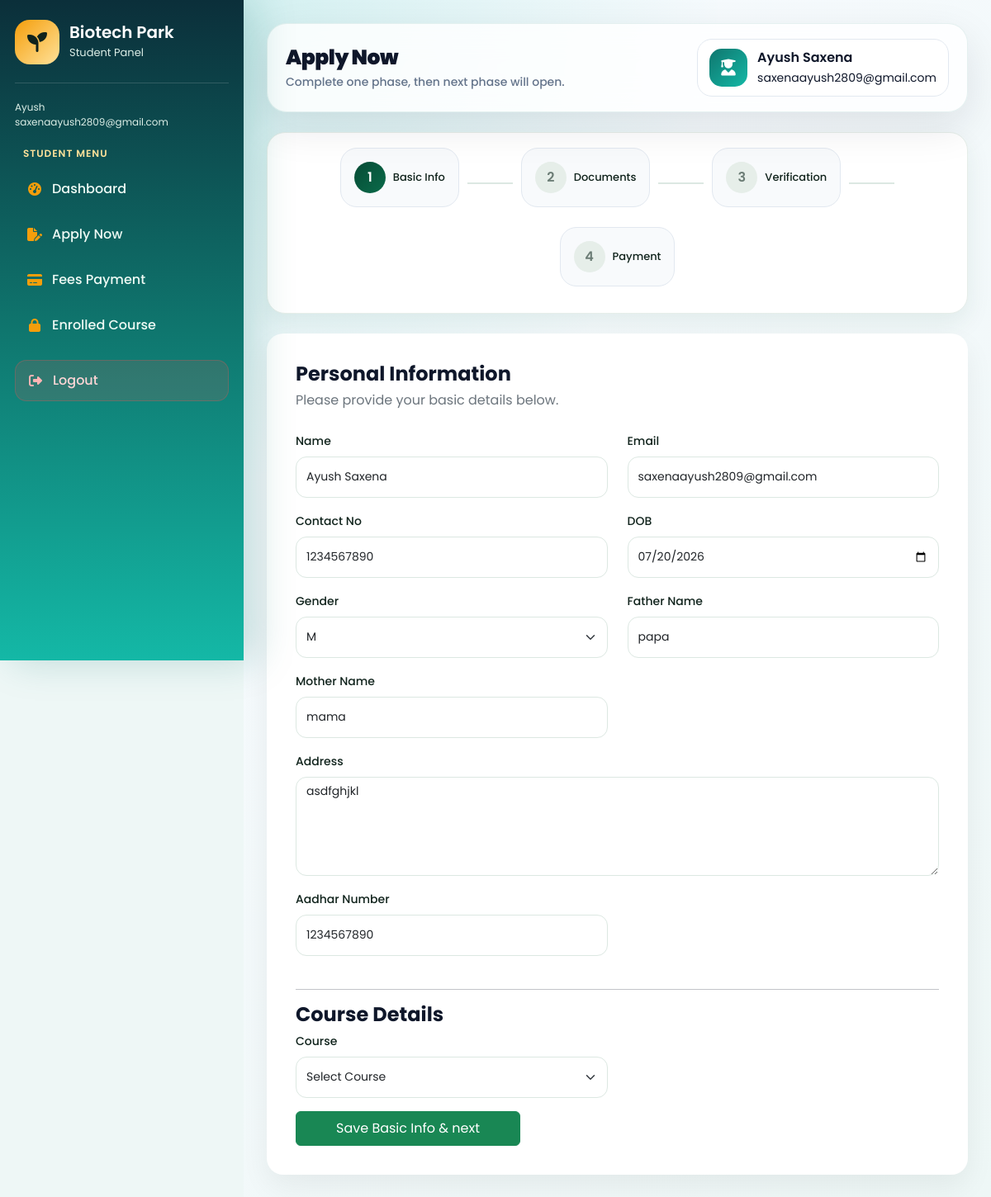
The app's page /apply1/ (signed in) with its own data.
### myapp/models.py (models this page shows, shortened)
class tbll_student(models.Model):
    sid=models.IntegerField(primary_key=True,auto_created=True)
    name=models.CharField(max_length=225)
    emailaddress=models.EmailField(max_length=225)
    password=models.CharField(max_length=16)
    contact_no=models.IntegerField()
    gender=models.CharField(max_length=2)
    dob=models.CharField(max_length=15)
    f_name=models.CharField(max_length=225,null=True)
    m_name=models.CharField(max_length=225,null=True)
    address=models.CharField(max_length=500,null=True)
    aadhar_no=models.IntegerField(max_length=15,null=True)
    aadhar_pic=models.FileField(upload_to='student_documents',null=True)
    session=models.CharField(max_length=50,null=True)
    course=models.CharField(max_length=500,null=True)
    course_duration=models.CharField(max_length=50,null=True)
    hs_percentage=models.CharField(max_length=20)
    hs_marksheet=models.FileField(upload_to='student_documents',null=True)
    inter_percentage=models.CharField(max_length=20,null=True)
    inter_marksheet=models.FileField(upload_to='student_documents',null=True)
    profile_pic=models.FileField(upload_to='student_documents',null=True)
    sign=models.FileField(upload_to='student_documents',null=True)
    fees=models.IntegerField(null=True)
    fees_status=models.CharField(max_length=20,default="Unpaid")
    payment_id=models.CharField(max_length=100,null=True,blank=True)
    payment_date=models.DateTimeField(null=True,blank=True)
    application_status = models.CharField(max_length=20,default="Pending")

### myapp/views.py (the view, shortened to what this page needs)
# urls.py: path('apply1/',apply1,name='apply1'),
@cache_control(no_cache=True, must_revalidate=True, no_store=True)
def apply1(request):
    sid = request.session.get("studentid")
    if not sid:
        return redirect("studentlogin")
    data = tbll_student.objects.filter(emailaddress=sid).first()
    ab = tbl_course.objects.all()
    ad = session.objects.all()
    context = {
        "data": data,
        "ab": ab
    }
    return render(request, "student/apply1.html", context)

### myapp/templates/student/apply1.html (shortened to what this page needs)
{% extends 'student/studentlayout.html' %}
{% block student %}
<div class="main-content">
    <div class="topbar">
        <div class="d-flex align-items-center gap-3">
            <div>
                <h2>Apply Now</h2>
                <p>Complete one phase, then next phase will open.</p>
            </div>
        </div>
        <div class="profile-pill">
            <div class="profile-icon">
                <i class="fa-solid fa-user-graduate"></i>
            </div>
            <div>
                <strong>{{ data.name }}</strong>
                <br>
                <small>{{ data.emailaddress }}</small>
            </div>
        </div>
    </div>
    <div class="step-progress">
        <div class="step-box active">
            <div class="step-circle">1</div><span>Basic Info</span>
        </div>
        <div class="step-line"></div>
        <div class="step-box">
            <div class="step-circle">2</div><span>Documents</span>
        </div>
        <div class="step-line"></div>
        <div class="step-box ">
            <div class="step-circle">3</div><span>Verification</span>
        </div>
        <div class="step-line"></div>
        <div class="step-box ">
            <div class="step-circle">4</div><span>Payment</span>
        </div>
    </div>
    <div class="apply-wrapper">
        <h4>Personal Information</h4>
        <p>Please provide your basic details below.</p>
        <form method="POST">
            <div class="row">
                <div class="col-md-6 mb-3">
                    <label class="form-label">Name</label>
                    <input type="text" name="name" class="form-control" value="{{ data.name }}">
                </div>
                <div class="col-md-6 mb-3">
                    <label class="form-label">Email</label>
                    <input type="email" name="emailaddress" class="form-control" value="{{ data.emailaddress }}"
                        readonly>
                </div>
                <div class="col-md-6 mb-3">
                    <label class="form-label">Contact No</label>
                    <input type="text" name="mobile" class="form-control" value="{{ data.contact_no }}">
                </div>
                <div class="col-md-6 mb-3">
                    <label class="form-label"> DOB</label>
                    <input type="date" name="dob" class="form-control" value="{{data.dob}}" required>
                </div>
                <div class="col-md-6 mb-3">
                    <label class="form-label">Gender</label>
                    <select class="form-select" name="gender" value="{{data.gender}}" required>
                        <option >{{data.gender}}</option>
                    </select>
                </div>
                <div class="col-md-6 mb-3">
                    <label class="form-label">Father Name</label>
                    <input type="text" name="f_name" class="form-control" value="{{data.f_name}}" required>
                </div>
                <div class="col-md-6 mb-3">
                    <label class="form-label">Mother Name</label>
                    <input type="text" name="m_name" class="form-control" value="{{data.m_name}}" required>
                </div>
                <div class="col-12 mb-3">
                    <label class="form-label">Address</label>
                    <textarea class="form-control" name="address" required>{{data.address}}</textarea>
                </div>
                <div class="col-md-6 mb-4">
                    <label class="form-label">Aadhar Number</label>
                    <input type="text" name="aadhar_no" class="form-control" value="{{data.aadhar_no}}" required>
                </div>
            </div>
            <hr>
            <h4>Course Details</h4>
            <div class="row">
                <div class="col-md-6 mb-3">
                    <label class="form-label">Course</label>
                    <select class="form-select" name="course" required>
                        <option value="">Select Course</option>
                    </select>
                </div>
            </div>
            <input type="submit" class="btn btn-success px-5 py-2" value="Save Basic Info & next" />
        </form>
    </div>
</div>
{% endblock %}

### myapp/templates/student/studentlayout.html (style rules this page uses)
:root { --green: #0f766e; --green2: #14b8a6; --gold: #f59e0b; --light: #eef7f6; --dark: #12302f; --muted: #64748b; }
* { margin: 0; padding: 0; box-sizing: border-box; font-family: "Poppins", sans-serif; }
body { background: var(--light); color: var(--dark); overflow-x: hidden; }
.main-content { width: calc(100% - 295px); margin-left: 295px; padding: 26px; }
.topbar { background: #fff; border-radius: 22px; padding: 18px 22px; box-shadow: 0 12px 32px rgba(15, 118, 110, 0.1); display: flex; justify-content: space-between; align-items: center; gap: 18px; margin-bottom: 24px; border: 1px solid #d8efec; }
.topbar h2 { font-weight: 600; margin: 0; font-size: 25px; }
.topbar p { margin: 4px 0 0; color: var(--muted); font-weight: 400; font-size: 14px; }
.profile-pill { display: flex; align-items: center; gap: 12px; background: #e6fffb; padding: 10px 14px; border-radius: 50px; }
.profile-icon { width: 42px; height: 42px; border-radius: 50%; background: linear-gradient(135deg, var(--green), var(--green2)); color: #fff; display: grid; place-items: center; }
.profile-pill strong { font-weight: 600; }
.form-label { font-weight: 500; color: #10231c; font-size: 14px; }
.form-control, .form-select { height: 48px; border-radius: 13px; border: 1px solid #dce8e2; font-size: 14px; }
textarea.form-control { min-height: 105px; height: auto; }
:root { --primary: #0f766e; --primary2: #14b8a6; --dark: #0f172a; --muted: #64748b; --bg: #f4f8fb; --white: #fff; --shadow: 0 18px 50px rgba(15, 23, 42, 0.1); }
.main-content { background: radial-gradient(circle at top left, rgba(20, 184, 166, 0.16), transparent 34%), linear-gradient(135deg, #f8fbff, #eef7f6); min-height: 100vh; padding: 28px; }
.topbar { background: rgba(255, 255, 255, 0.82); backdrop-filter: blur(18px); border: 1px solid rgba(15, 118, 110, 0.1); border-radius: 24px; padding: 18px 22px; margin-bottom: 24px; box-shadow: var(--shadow); display: flex; justify-content: space-between; align-items: center; gap: 18px; }
.topbar h2 { font-weight: 900; color: var(--dark); margin: 0; letter-spacing: -0.5px; }
.topbar p { margin: 4px 0 0; color: var(--muted); font-weight: 500; }
.profile-pill { background: #fff; border: 1px solid #e2e8f0; border-radius: 18px; padding: 10px 14px; display: flex; align-items: center; gap: 12px; min-width: 250px; }
.profile-icon { width: 46px; height: 46px; border-radius: 15px; background: linear-gradient(135deg, var(--primary), var(--primary2)); color: #fff; display: grid; place-items: center; font-size: 20px; }
.step-box { display: flex; align-items: flex-start; gap: 16px; background: #f8fafc; border: 1px solid #e2e8f0; border-radius: 20px; padding: 16px; margin-bottom: 14px; transition: 0.25s ease; }

### myapp/templates/student/apply1.html (style rules this page uses)
.apply-wrapper { background: #fff; padding: 35px; border-radius: 20px; box-shadow: 0 15px 35px rgba(0, 0, 0, .06); }
.apply-wrapper h4 { font-weight: 700; margin-bottom: 5px; }
.apply-wrapper p { color: #6c757d; margin-bottom: 25px; }
.apply-wrapper .form-control, .apply-wrapper .form-select { height: 50px; }
.apply-wrapper textarea { height: 120px !important; }
.step-progress { background: #fff; border-radius: 22px; padding: 18px; box-shadow: 0 12px 30px rgba(6, 75, 53, .08); border: 1px solid #e6eee9; margin-bottom: 24px; display: flex; align-items: center; justify-content: center; flex-wrap: wrap; gap: 10px }
.step-box { display: flex; align-items: center; gap: 9px }
.step-circle { width: 38px; height: 38px; border-radius: 50%; display: grid; place-items: center; background: #e6eee9; color: #6b7c75; font-weight: 600 }
.step-box.active .step-circle { background: linear-gradient(135deg, #064b35, #0b6b4a); color: #fff }
.step-box span { font-weight: 500; color: #10231c; font-size: 13px }
.step-line { width: 55px; height: 2px; background: #dce8e2 }

### records on screen
tbll_student: name "Ayush Saxena", emailaddress "saxenaayush2809@gmail.com", mobile "1234567890", dob "07/20/2026", gender "M", f_name "papa", m_name "mama", address "asdfghjkl", aadhar_no "1234567890"
